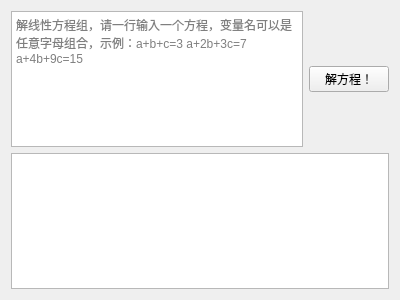
<?xml version="1.0" encoding="UTF-8"?>
<ui version="4.0">
 <class>Formtest</class>
 <widget class="QWidget" name="Formtest">
  <property name="geometry">
   <rect>
    <x>0</x>
    <y>0</y>
    <width>400</width>
    <height>300</height>
   </rect>
  </property>
  <property name="windowTitle">
   <string>Form</string>
  </property>
  <layout class="QVBoxLayout" name="verticalLayout_2">
   <item>
    <layout class="QHBoxLayout" name="horizontalLayout">
     <item>
      <widget class="QTextEdit" name="eqution">
       <property name="placeholderText">
        <string extracomment="解">解线性方程组，请一行输入一个方程，变量名可以是任意字母组合，示例：a+b+c=3 a+2b+3c=7 a+4b+9c=15</string>
       </property>
      </widget>
     </item>
     <item>
      <layout class="QVBoxLayout" name="verticalLayout">
       <item>
        <layout class="QGridLayout" name="gridLayout"/>
       </item>
       <item>
        <widget class="QPushButton" name="solve">
         <property name="text">
          <string>解方程！</string>
         </property>
        </widget>
       </item>
      </layout>
     </item>
    </layout>
   </item>
   <item>
    <widget class="QTextEdit" name="answer">
     <property name="readOnly">
      <bool>true</bool>
     </property>
    </widget>
   </item>
  </layout>
 </widget>
 <resources/>
 <connections/>
</ui>
